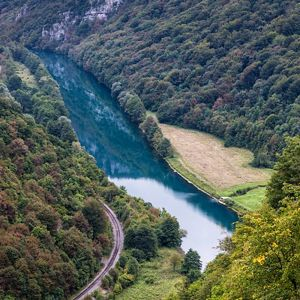
#> input picture pretret/images/river.jpg, 300 x 300 px
$ python ALL.py
#> lines starting #> are read from the running program, lines starting #| are printed output that depends on the picture
import numpy as np
import matplotlib.pyplot as plt
from PIL import Image
from matplotlib import pyplot as plt
import math

#OPEN IMAGE
img = Image.open("images/river.jpg")
#> img is the input picture: PIL image 300x300 RGB; mean R, G, B 84.1, 96.4, 91.3

#SHOW IMAGE
#plt.imshow(img)
#plt.show()

#IMAGE TO NP ARRAY
img_array = np.array(img)

#PIXEL TO GREY
def to_grey(pixel) :
    col = pixel[0]*0.299 + pixel[1]*0.587 + pixel[2]*0.114
    return [col,col,col]

def histogram(img_array) :
    histo = np.zeros(256).astype(int)
    for i in range(len(img_array)) :
        for j in range(len(img_array[0])) :
            histo[(img_array[i][j][1])] += 1
#> after the loop, histo = 256 values, max 1161 at index 84, min 0 at index 252, mean 351.6

    return histo

def histoNorm(histo ,h,w) :
    return [i/(h*w) for i in histo]

def histoCum(histo) :
    return [sum(histo[:i+1]) for i in range(len(histo))]

def histoCumNorm(histoCum,h,w) :
    return [i/(h*w) for i in histoCum]

#PLOT HISTOGRAM
x = ([i for i in range(256)])
plt.plot(x, histoCum(histogram(img_array)))


# [10 lines left out: function core, not called in this run]

def mdn(arr) :
    return sorted(arr)[math.ceil((len(arr)/2))-1]

# [40 lines left out: functions minx, maxx, gaus, minmaxmedian, not called in this run]

#FILTER IMAGE REAL
def filterRgb(img,temp) :
    plain = np.full((img.shape[0] , img.shape[1] , 3) , 0 ,dtype=np.uint8)
    for x in range(3) :
        for i in range((len(temp[x])//2),len(img)-(len(temp[x])//2)) :
            for j in range((len(temp[x])//2),len(img[0])-(len(temp[x])//2)) :
                res = 0
                for a in range(-(len(temp[x])//2),(len(temp[x])//2)+1) :
                    for b in range(-(len(temp[x])//2),(len(temp[x])//2)+1) :
                        res += temp[x][a+(len(temp[x])//2)][b+(len(temp[x])//2)] * img[i+a][j+b][x]
                plain[i][j][x] = min(int(res) , 255)
    return plain


# [11 lines left out: function core, not called in this run]

#HISTOGRAM IMAGE REAL
def histo(img_array) :
    r = np.zeros(256).astype(int)
    g = np.zeros(256).astype(int)
    b = np.zeros(256).astype(int)
    for i in range(len(img_array)) :
        for j in range(len(img_array[0])) :
            r[(img_array[i][j][0])] += 1
            g[(img_array[i][j][1])] += 1
            b[(img_array[i][j][2])] += 1
#> after the loop, b = 256 values, max 912 at index 0, min 4 at index 252, mean 351.6; g has the same summary as histo in histogram; r = 256 values, max 896 at index 63, min 0 at index 245, mean 351.6

    return [r,g,b]

plt.plot([i for i in range(256)], histo(img_array)[0])
plt.show()
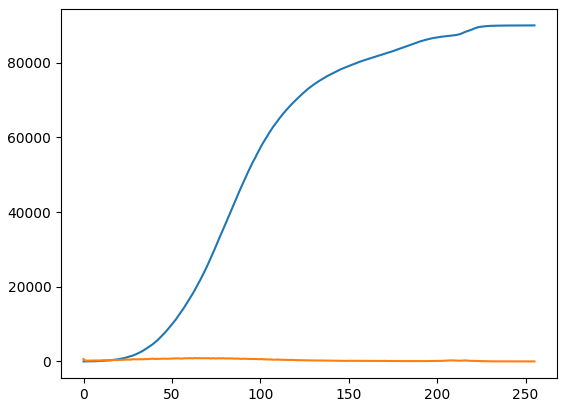
#> figure drawn by matplotlib, 1 panel; curve peaks at x = 255, y = 90000; curve peaks at x = 63, y = 896

def contrast(n,maxx,minn):
    return np.clip(int((n-minn)*(255/(maxx-minn))) , 0,255)


# [35 lines left out: functions minmax, contrastDecs, applyDecRGB, not called in this run]


#> (the run stopped early here; a loop or call above may not have finished)

$ run again, with pretret/images/city.jpg copied over pretret/images/river.jpg
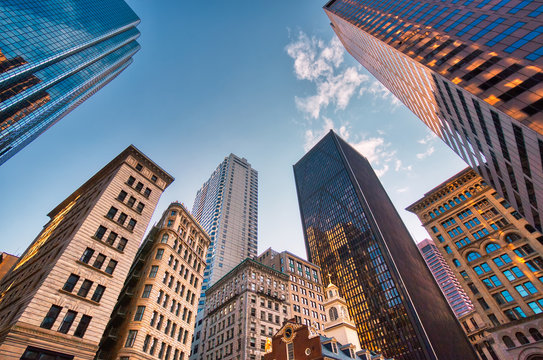
#> input picture pretret/images/city.jpg, 543 x 360 px
#> img is the input picture: PIL image 543x360 RGB; mean R, G, B 116.8, 119.2, 127.9
#> after the loop in histogram, `for i in range(len(img_array)) :`: histo = 256 values, max 1439 at index 143, min 5 at index 254, mean 763.6
#> after the loop in histo, `for i in range(len(img_array)) :`: b = 256 values, max 1647 at index 179, min 20 at index 254, mean 763.6; g has the same summary as histo in histogram; r = 256 values, max 2265 at index 0, min 167 at index 254, mean 763.6
#> `plt.show()`:
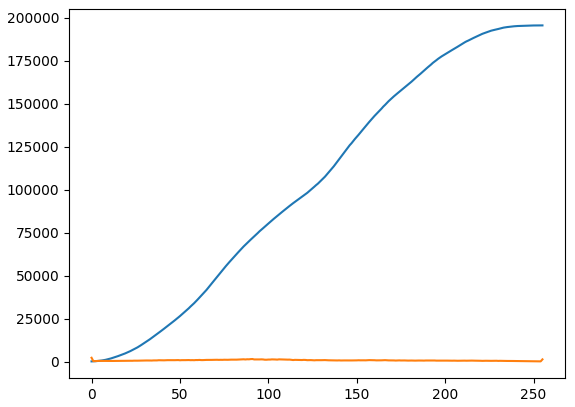
#> figure drawn by matplotlib, 1 panel; curve peaks at x = 255, y = 195480; curve peaks at x = 0, y = 2265
